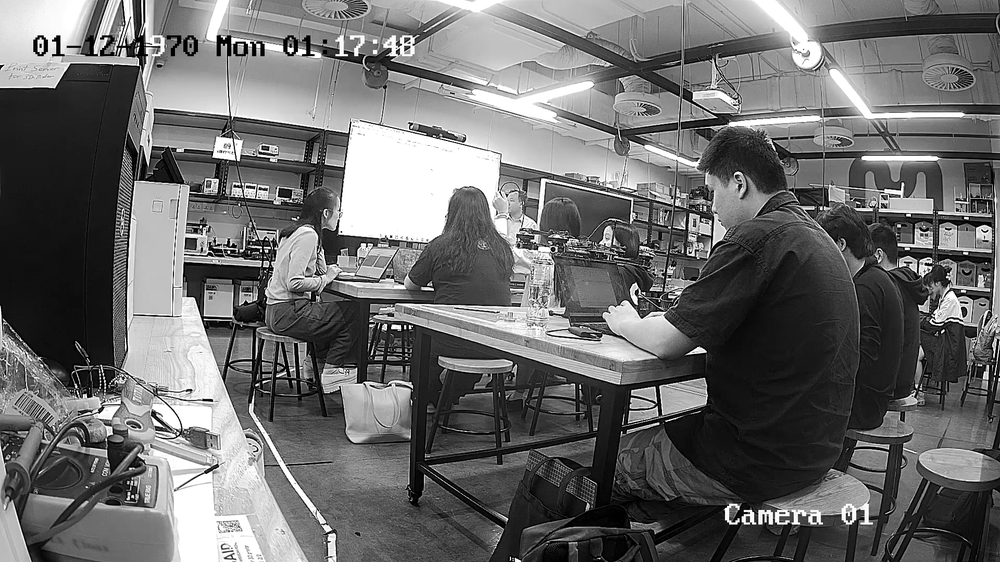
#> input picture Captured_Images/test_grayscale.bmp, 1000 x 562 px, shrunk from 1920 x 1080 before the run, found by its file name
$ python detect_edge.py
#> lines starting #> are read from the running program, lines starting #| are printed output that depends on the picture; after the words box and inside, x2 and y2 are one past the last pixel; in counts of white or black regions, pixels touching at a corner belong together
import numpy as np
import cv2
import matplotlib.pyplot as plt

Kx = np.array([[-1, 0, 1], [-2, 0, 2], [-1, 0, 1]])
Ky = np.array([[-1, -2, -1], [0, 0, 0], [1, 2, 1]])

# read image in bmp format in Captured_Images folder
img = cv2.imread('./Captured_Images/test_grayscale.bmp', cv2.IMREAD_GRAYSCALE)
#> img is the input picture: shape (562, 1000); min 0, max 255, mean 107.5

def convolve(img, kernel):
  m, n = kernel.shape
  y, x = img.shape
#> y = 562; x = 1000
  print(f"m, n: {m, n}")
  print(f"y, x: {y, x}")
#| y, x: (562, 1000)

  out = np.zeros((y, x))
  for i in range(1, y-1):
    for j in range(1, x-1):
      window = img[i-1:i+2, j-1:j+2]
      out[i, j] = np.sum(window * kernel)
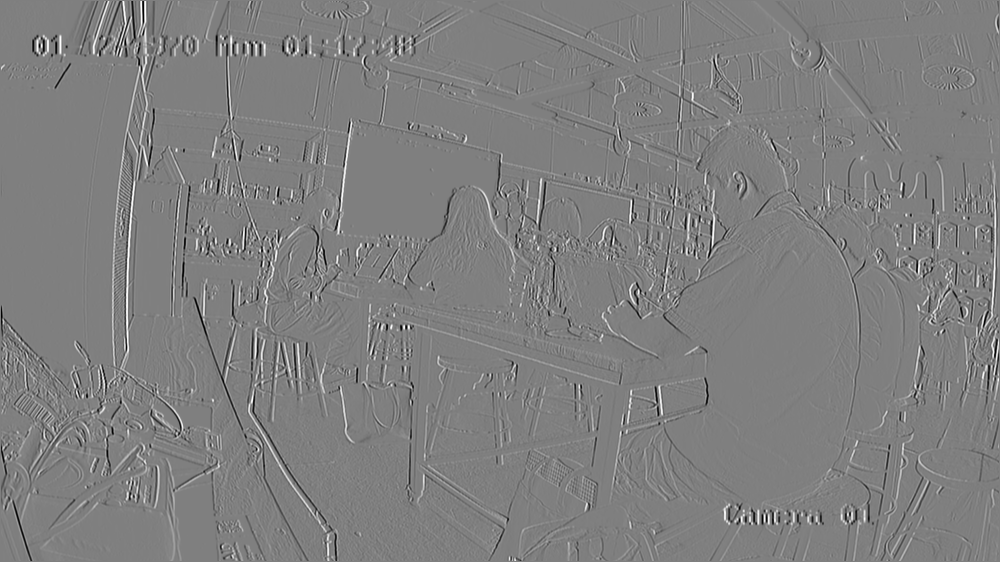
#> out: shape (562, 1000) float64; min -1020, max 1020, mean -0.1; drawn with min black and max white
  return out

Ix = convolve(img, Kx)
Iy = convolve(img, Ky)
#| y, x: (562, 1000)
#> after the loop in convolve (call 2), `for i in range(1, y-1):`:
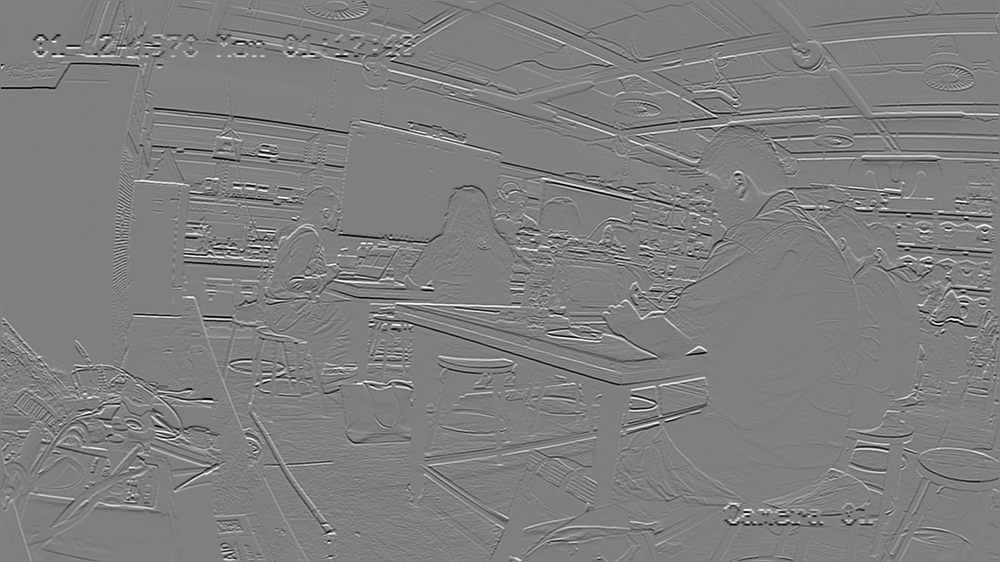
#> out: shape (562, 1000) float64; min -1020, max 1020, mean -1.2; drawn with min black and max white
G = np.sqrt(Ix**2 + Iy**2)
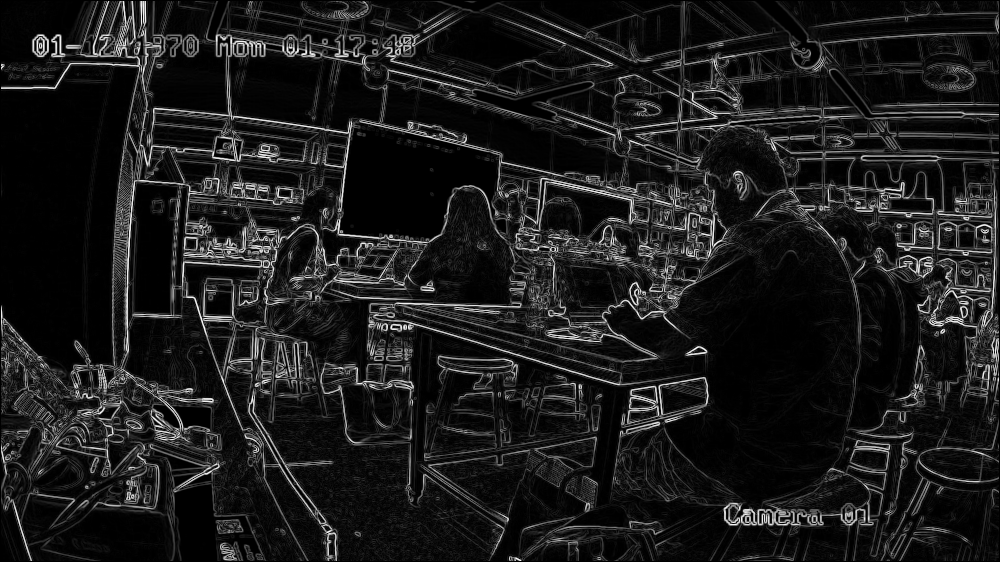
#> G: shape (562, 1000) float64; min 0, max 1070.3, mean 116.1; drawn with min black and max white
edges = (G > 60).astype(np.uint8) * 255
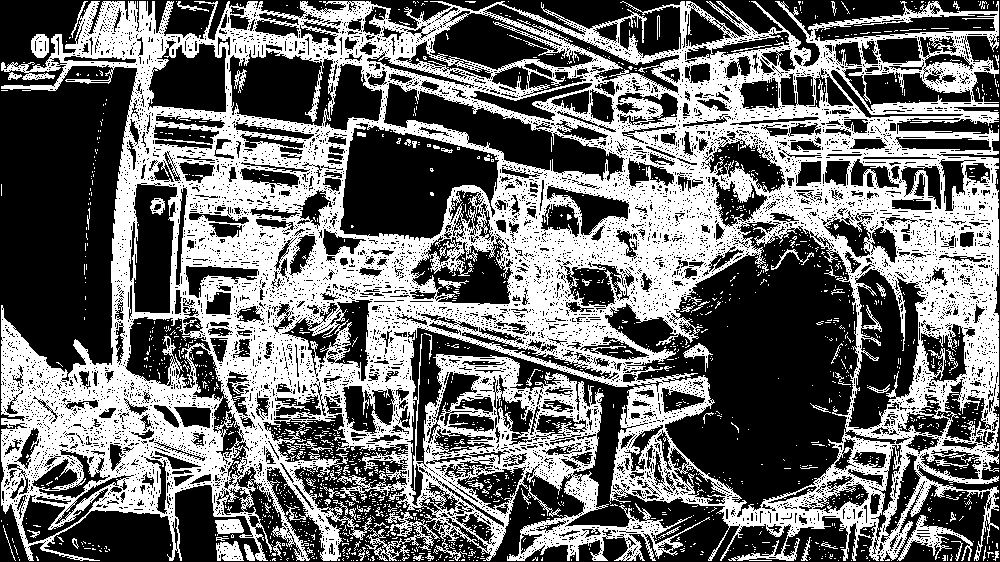
#> edges: shape (562, 1000); 42.9% white; 1705 white regions (1624 under 20 px), largest, box (x1, y1, x2, y2) and area: (1, 1, 999, 561) 229687, (365, 512, 440, 561) 971, (897, 515, 973, 561) 851
plt.imshow(edges, cmap='gray')
plt.show()
